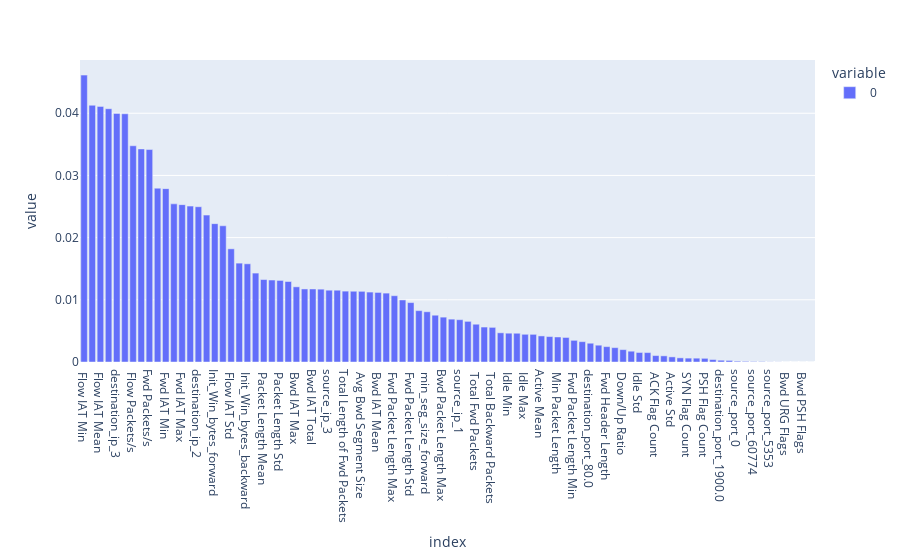

Here is the notebook cell this chart was saved with:
### Code cell
ply.bar(pd.Series(data = pipe['model'].feature_importances_,index = pipe.feature_names_in_).sort_values(ascending=False))

### Figure 1 — Plotly figure (JSON) as saved in the notebook; plotly's stock layout.template omitted (floating-point values rounded to 4 significant figures)
{"data": [{"alignmentgroup": "True", "hovertemplate": "variable=0<br>index=%{x}<br>value=%{y}<extra></extra>", "legendgroup": "0", "marker": {"color": "#636efa", "pattern": {"shape": ""}}, "name": "0", "offsetgroup": "0", "orientation": "v", "showlegend": true, "textposition": "auto", "type": "bar", "x": [" Flow IAT Min", " Flow IAT Max", " Flow IAT Mean", "source_ip_4", "destination_ip_3", " Flow Duration", " Flow Packets/s", "destination_ip_4", "Fwd Packets/s", " Bwd Packets/s", " Fwd IAT Min", " Fwd IAT Mean", " Fwd IAT Max", "Fwd IAT Total", "destination_ip_2", "Flow Bytes/s", "Init_Win_bytes_forward", "destination_ip_1", " Flow IAT Std", " Fwd IAT Std", " Init_Win_bytes_backward", " Bwd IAT Min", " Packet Length Mean", " Average Packet Size", " Packet Length Std", " Packet Length Variance", " Bwd IAT Max", " Fwd Packet Length Mean", "Bwd IAT Total", " Total Length of Bwd Packets", "source_ip_3", " Avg Fwd Segment Size", "Total Length of Fwd Packets", " Bwd Packet Length Mean", " Avg Bwd Segment Size", " Subflow Fwd Bytes", " Bwd IAT Mean", " Subflow Bwd Bytes", " Fwd Packet Length Max", " Bwd IAT Std", " Fwd Packet Length Std", " Max Packet Length", " min_seg_size_forward", " Bwd Packet Length Std", "Bwd Packet Length Max", "source_ip_2", "source_ip_1", "Subflow Fwd Packets", " Total Fwd Packets", " Subflow Bwd Packets", " Total Backward Packets", "Idle Mean", " Idle Min", "destination_port_443.0", " Idle Max", " Bwd Packet Length Min", "Active Mean", " Active Min", " Min Packet Length", " Active Max", " Fwd Packet Length Min", " act_data_pkt_fwd", "destination_port_80.0", " URG Flag Count", " Fwd Header Length", " Fwd Header Length.1", " Down/Up Ratio", " Bwd Header Length", " Idle Std", "source_port_443", " ACK Flag Count", "source_port_80", " Active Std", " Protocol", " SYN Flag Count", "Fwd PSH Flags", " PSH Flag Count", "FIN Flag Count", "destination_port_1900.0", "destination_port_53.0", "source_port_0", "destination_port_0.0", "source_port_60774", "destination_port_5228.0", "source_port_5353", "source_port_43477", " Bwd URG Flags", " Fwd URG Flags", " Bwd PSH Flags", " RST Flag Count"], "xaxis": "x", "y": [0.04613, 0.04129, 0.0411, 0.04073, 0.03998, 0.03991, 0.03477, 0.03427, 0.03416, 0.02795, 0.02788, 0.02543, 0.02531, 0.02507, 0.02497, 0.02362, 0.02225, 0.0219, 0.0182, 0.0159, 0.01579, 0.0143, 0.01326, 0.01318, 0.01312, 0.01295, 0.01209, 0.01175, 0.01174, 0.01171, 0.01155, 0.01154, 0.0114, 0.01138, 0.01136, 0.01125, 0.01119, 0.01108, 0.01066, 0.009976, 0.009553, 0.008257, 0.008078, 0.007524, 0.007214, 0.006893, 0.006804, 0.006535, 0.006076, 0.005621, 0.005568, 0.004693, 0.004632, 0.004625, 0.004455, 0.004448, 0.004192, 0.00409, 0.004025, 0.003947, 0.003485, 0.003271, 0.003019, 0.002703, 0.002471, 0.002309, 0.001991, 0.001736, 0.001531, 0.001514, 0.001034, 0.0009888, 0.0008215, 0.0006654, 0.0006244, 0.0006158, 0.0005897, 0.0003938, 0.0002853, 0.0002524, 0.0001313, 0.0001028, 7.398e-05, 6.231e-05, 2.171e-05, 1.634e-05, 0, 0, 0, 0], "yaxis": "y"}], "layout": {"barmode": "relative", "legend": {"title": {"text": "variable"}, "tracegroupgap": 0}, "margin": {"t": 60}, "xaxis": {"anchor": "y", "domain": [0, 1], "title": {"text": "index"}}, "yaxis": {"anchor": "x", "domain": [0, 1], "title": {"text": "value"}}}}
